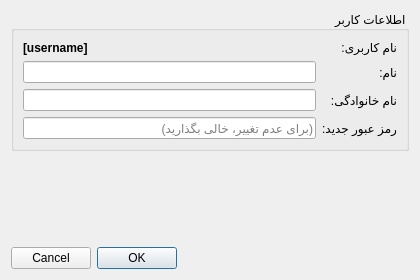
<?xml version="1.0" encoding="UTF-8"?>
<ui version="4.0">
 <class>EditUserDialog</class>
 <widget class="QDialog" name="EditUserDialog">
  <property name="geometry">
   <rect>
    <x>0</x>
    <y>0</y>
    <width>420</width>
    <height>280</height>
   </rect>
  </property>
  <property name="windowTitle">
   <string>ویرایش اطلاعات کاربر</string>
  </property>
  <property name="layoutDirection">
   <enum>Qt::RightToLeft</enum>
  </property>
  <layout class="QVBoxLayout" name="verticalLayout">
   <item>
    <widget class="QGroupBox" name="groupBox">
     <property name="title">
      <string>اطلاعات کاربر</string>
     </property>
     <layout class="QFormLayout" name="formLayout">
      <item row="0" column="0">
       <widget class="QLabel" name="label_3">
        <property name="text">
         <string>نام کاربری:</string>
        </property>
       </widget>
      </item>
      <item row="0" column="1">
       <widget class="QLabel" name="label_username">
        <property name="text">
         <string>[username]</string>
        </property>
        <property name="font">
         <font>
          <bold>true</bold>
         </font>
        </property>
       </widget>
      </item>
      <item row="1" column="0">
       <widget class="QLabel" name="label">
        <property name="text">
         <string>نام:</string>
        </property>
       </widget>
      </item>
      <item row="1" column="1">
       <widget class="QLineEdit" name="lineEdit_name"/>
      </item>
      <item row="2" column="0">
       <widget class="QLabel" name="label_2">
        <property name="text">
         <string>نام خانوادگی:</string>
        </property>
       </widget>
      </item>
      <item row="2" column="1">
       <widget class="QLineEdit" name="lineEdit_family"/>
      </item>
      <item row="3" column="0">
       <widget class="QLabel" name="label_4">
        <property name="text">
         <string>رمز عبور جدید:</string>
        </property>
       </widget>
      </item>
      <item row="3" column="1">
       <widget class="QLineEdit" name="lineEdit_newPassword">
        <property name="echoMode">
         <enum>QLineEdit::Password</enum>
        </property>
        <property name="placeholderText">
         <string>(برای عدم تغییر، خالی بگذارید)</string>
        </property>
       </widget>
      </item>
     </layout>
    </widget>
   </item>
   <item>
    <spacer name="verticalSpacer">
     <property name="orientation">
      <enum>Qt::Vertical</enum>
     </property>
     <property name="sizeHint" stdset="0">
      <size>
       <width>20</width>
       <height>21</height>
      </size>
     </property>
    </spacer>
   </item>
   <item>
    <widget class="QDialogButtonBox" name="buttonBox">
     <property name="orientation">
      <enum>Qt::Horizontal</enum>
     </property>
     <property name="standardButtons">
      <set>QDialogButtonBox::Cancel|QDialogButtonBox::Ok</set>
     </property>
    </widget>
   </item>
  </layout>
 </widget>
 <resources/>
 <connections>
  <connection>
   <sender>buttonBox</sender>
   <signal>accepted()</signal>
   <receiver>EditUserDialog</receiver>
   <slot>accept()</slot>
   <hints>
    <hint type="sourcelabel">
     <x>248</x>
     <y>254</y>
    </hint>
    <hint type="destinationlabel">
     <x>157</x>
     <y>274</y>
    </hint>
   </hints>
  </connection>
  <connection>
   <sender>buttonBox</sender>
   <signal>rejected()</signal>
   <receiver>EditUserDialog</receiver>
   <slot>reject()</slot>
   <hints>
    <hint type="sourcelabel">
     <x>316</x>
     <y>260</y>
    </hint>
    <hint type="destinationlabel">
     <x>286</x>
     <y>274</y>
    </hint>
   </hints>
  </connection>
 </connections>
</ui>
